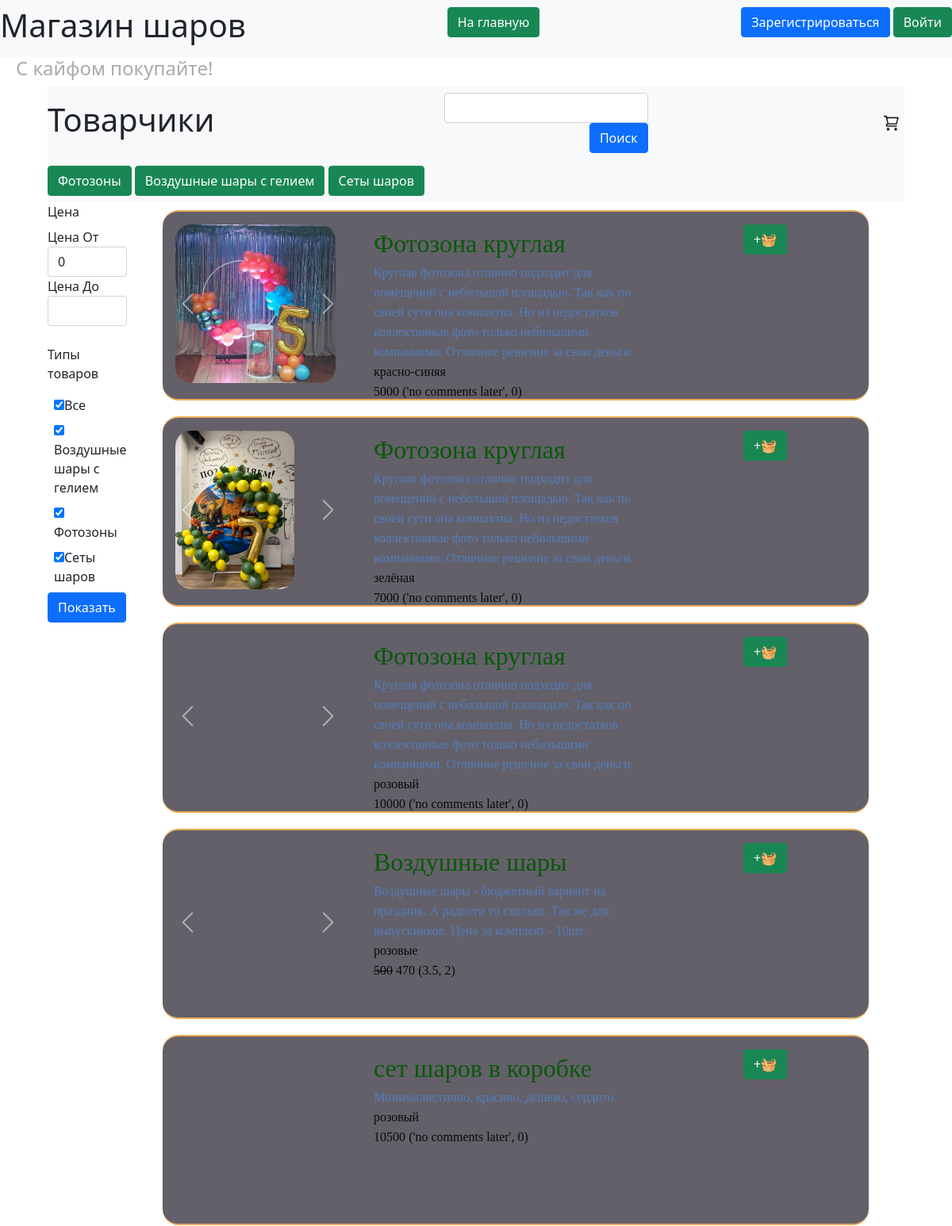
Before: /search (upper part) with the older database file.
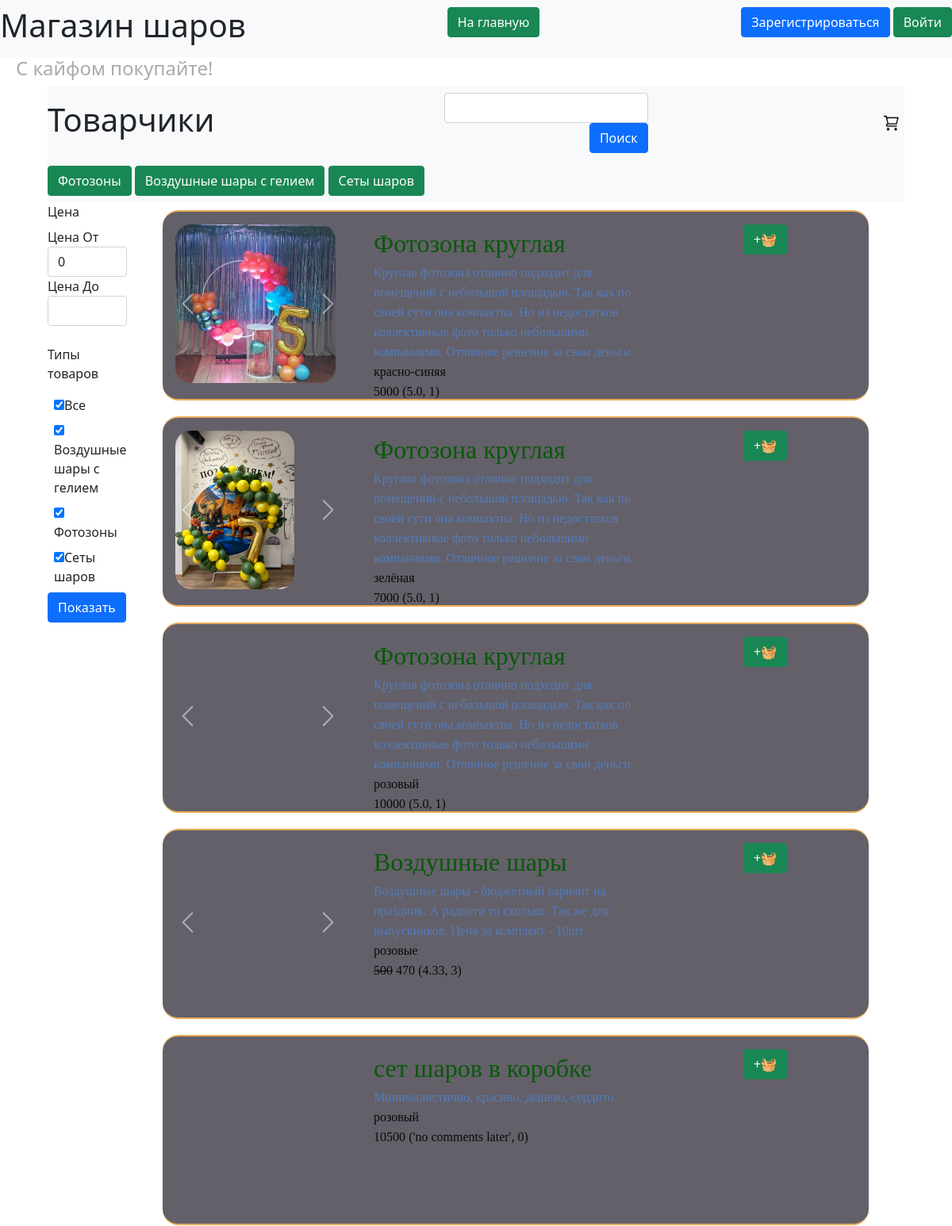
After: the same page with the newer database file.
### data/products.py (models this page shows, shortened)
class Products(SqlAlchemyBase, SerializerMixin):
    __tablename__ = 'products'
    id = sqlalchemy.Column(sqlalchemy.Integer,
                           primary_key=True, autoincrement=True)
    color = sqlalchemy.Column(sqlalchemy.String, nullable=True)
    sale = sqlalchemy.Column(sqlalchemy.Integer, nullable=True)
    cost = sqlalchemy.Column(sqlalchemy.Integer)
    remains = sqlalchemy.Column(sqlalchemy.Integer, nullable=True)
    img = sqlalchemy.Column(sqlalchemy.String, default='0_0_0_none.jpg')
    product_group_id = sqlalchemy.Column(sqlalchemy.Integer, sqlalchemy.ForeignKey("product_group.id"))
    product_group = orm.relationship('ProductGroup')
    def get_img(self):
        return self.img.split(', ')
    def get_price(self):
        if self.sale == 0:
            return str(self.cost)
        return f'<del>{self.cost}</del> {self.cost - self.sale}'

### data/comments.py (models this page shows, shortened)
class Comments(SqlAlchemyBase, SerializerMixin):
    __tablename__ = 'comments'
    id = sqlalchemy.Column(sqlalchemy.Integer,
                           primary_key=True, autoincrement=True)
    content = sqlalchemy.Column(sqlalchemy.String, nullable=True)
    plus = sqlalchemy.Column(sqlalchemy.String, nullable=True)
    minus = sqlalchemy.Column(sqlalchemy.String, nullable=True)
    mark = sqlalchemy.Column(sqlalchemy.Integer, nullable=True)
    product_group_id = sqlalchemy.Column(sqlalchemy.Integer, sqlalchemy.ForeignKey("product_group.id"))
    product_group = orm.relationship('ProductGroup')
    user_id = sqlalchemy.Column(sqlalchemy.Integer, sqlalchemy.ForeignKey("users.id"))
    user = orm.relationship('User')

### data/products_group.py (models this page shows, shortened)
class ProductGroup(SqlAlchemyBase, SerializerMixin):
    __tablename__ = 'product_group'
    id = sqlalchemy.Column(sqlalchemy.Integer,
                           primary_key=True, autoincrement=True)
    title = sqlalchemy.Column(sqlalchemy.String, nullable=True)
    description = sqlalchemy.Column(sqlalchemy.String, nullable=True)
    type = sqlalchemy.Column(sqlalchemy.Integer, sqlalchemy.ForeignKey("types.id"))
    type_relation = orm.relationship('Types')
    products = orm.relationship("Products", back_populates='product_group')
    comments = orm.relationship("Comments", back_populates='product_group')
    def get_average_mark(self):
        average = round(sum([comment.mark for comment in self.comments]) / len(self.comments), 2) if len(self.comments) else  'no comments later'
        return average, len(self.comments)

### server.py (the view, shortened to what this page needs)
@app.route("/search", methods=['GET', 'POST'])
def search_get():
    db_sess = db_session.create_session()
    types_db = db_sess.query(Types).all()
    types_data = [(i.id, i.title) for i in types_db]
    form = SearchForm(types_data=types_data)
    if form.validate_on_submit():
        text = request.form.get("text", default="", type=str)
        min_cost = form.min_cost.data
        max_cost = form.max_cost.data
        types = ', '.join([str(i) for i in form.types.data]) or -1
        return redirect(f'/search?text={text}&min_cost={min_cost}&max_cost={max_cost}&types={types}')
    elif request.method == 'GET':
        text = request.args.get("text", default="", type=str)
        min_cost = request.args.get("min_cost", default=0, type=int)
        max_cost = request.args.get("max_cost", type=int)
        types_post = [int(i) for i in request.args.get("types", default='-1', type=str).split(', ')]
        if -1 in types_post:
            types_post = [i[0] for i in form.types.choices]
        form.types.data = types_post
        form.min_cost.data = min_cost
        form.max_cost.data = max_cost
        products = []
        products_color = []
        if text:
            print(text.split())
            for word in text.split():
                products.append(db_sess.query(Products).join(Products.product_group).filter(
                    (Products.product_group.property.mapper.class_.title.like(f'%{word}%')) | (
                        Products.product_group.property.mapper.class_.description.like(f'%{word}%'))).filter(
                    Products.product_group.property.mapper.class_.type.in_(types_post)))
                products_color.append(db_sess.query(Products).join(Products.product_group).filter(
                    Products.product_group.property.mapper.class_.type.in_(types_post)).filter(
                    Products.color.like(f'%{word}%')))
            turn = products + products_color
        else:
            turn = [db_sess.query(Products).join(Products.product_group).filter(
                Products.product_group.property.mapper.class_.type.in_(types_post))]
        if max_cost:
            for i, item in enumerate(turn):
                turn[i] = item.filter(Products.cost - Products.sale <= max_cost)
        to_show = []
        for i, item in enumerate(turn):
            to_show.extend(item.filter(Products.cost >= min_cost).all())
        show_parts = {}
        for product in to_show:
            type_title = product.product_group.type_relation.title
            if type_title not in show_parts:
                show_parts[type_title] = []
            show_parts[type_title].append(product)
        types_db = db_sess.query(Types).all()
        return render_template('pages/search.html', title='product', products=to_show, text=text, min_cost=min_cost,
                               max_cost=max_cost or '', types=types_db, form=form, show_parts=show_parts)

### forms/products.py
class SearchForm(FlaskForm):
    min_cost = StringField('Цена От', validators=[], default='0')
    max_cost = StringField('Цена До', validators=[])
    types = MultiCheckboxField('Типы товаров', coerce=int, choices=[(-1, 'Все')])
    submit = SubmitField('Показать')
    def __init__(self, *args, types_data=[], **kwargs):
        super().__init__(*args, **kwargs)
        self.types.choices.extend(types_data)

### data/db_session.py (called while the page is built)
def create_session() -> Session:
    global __factory
    return __factory()

### templates/pages/search.html (shortened to what this page needs)
{% extends "base.html" %}
{% block content %}
<nav class="navbar navbar-light bg-light title-width">
    <div align="left">
        <h1>Товарчики</h1>
    </div>
    <div align="right">
        <form method="POST">
            <nav>
                <input type="text" id="text" name="text" class="form-control" align="left" value="{{text}}"/>
                <input type="submit" value="Поиск" class="btn btn-primary" align="right"/>
            </nav>
        </form>
    </div>
    <div align="right">
        <a href="/basket">
            <div class="basket-button"></div>
        </a>
    </div>
</nav>
<nav class="navbar navbar-light bg-light title-width">
    <div align="right">
        {% for type in show_parts %}
        <a href="#{{type}}" class="btn btn-success">{{type}}</a>
        {% endfor %}
    </div>
</nav>
<div class="main-sidebar">
    <div class="sidebar">
        <label class="form-label">Цена</label>
        <form action="" method="post">
            {% for field in form if field.name not in ['csrf_token', 'submit', 'types', 'all_types'] %}
            <div>
                {{ field.label() }}
                {{ field(class="form-control")}}
            </div>
            {% endfor %}
            <br>
            <p>{{form.types.label}}</p>
            <div>
                {% for subfield in form.types %}
                <div style="margin: 0 1vh 1vh 1vh;">{{ subfield() }}{{ subfield.label.text }}
                </div>
                {% endfor %}
            </div>
            <p>{{ form.submit(type="submit", class="btn btn-primary") }}</p>
        </form>
    </div>
    <div class="menu">
        {% for parts in show_parts %}
        {% for product in show_parts[parts] %}
        {% include 'includes/product.html' %}
        {% endfor %}
        {% endfor %}
    </div>
</div>
{% endblock %}

### templates/includes/product.html (shortened to what this page needs)
{%if view == 'cube'%}
<link rel="stylesheet" href="{{ url_for('static', filename='css/product_cube_style.css') }}">
{%else%}
<link rel="stylesheet" href="{{ url_for('static', filename='css/product_style.css') }}">
{%endif%}
<div class="product menu-item">
    <div class="product-img-place">
        {% if product.get_img()[0]%}
        <div id="carousel{{product.id}}" class="carousel slide" data-bs-ride="false">
            <div class="carousel-inner">
                <div class="carousel-item active">
                    <img class="d-block product-img" src="/static/img/products/{{product.get_img()[0]}}"
                         alt="{{product.get_img()[0]}}">
                </div>
            </div>
            <a class="carousel-control-prev" href="#carousel{{product.id}}" role="button" data-slide="prev">
                <span class="carousel-control-prev-icon" aria-hidden="true"></span>
            </a>
            <a class="carousel-control-next" href="#carousel{{product.id}}" role="button" data-slide="next">
                <span class="carousel-control-next-icon" aria-hidden="true"></span>
            </a>
        </div>
        {%else%}
        <img class="product-img" src="/static/img/products/none.jpg"
             alt="/static/img/products/{{product.get_img()[0]}}"/>
        {%endif%}
    </div>
    <div class="product-description">
        <div align="left">
            <a href="/show_product/{{product.product_group_id}}/{{product.id}}"
               class="product-no-title text-decoration:none">
                <div>
                    <span class="product-description-title">{{product.product_group.title}}</span><br>
                    <span class="product-description-description">{{product.product_group.description}}</span><br>
                    <span class="product-description-color">{{product.color}}</span><br>
                    <span class="product-description-color">{% autoescape false %}{{product.get_price()}}{% endautoescape %}</span>
                    <span class="product-description-color">{{product.product_group.get_average_mark()}}</span>
                </div>
            </a>
        </div>
    </div>
    <div class="product-button-plus">
        <button class="btn btn-success"
                onclick="addToBasket('{{ product.id }}'{% if current_user.is_authenticated %}, '{{current_user.id}}' {%endif%});">
            +🧺
        </button>
    </div>
</div>

Changed rows visible on the page:
computed for Products "красно-синяя": product_group.get_average_mark "('no comments later', 0)" → "(5.0, 1)"
computed for Products "зелёная": product_group.get_average_mark "('no comments later', 0)" → "(5.0, 1)"
computed for Products (number 3 of 5 on the later page): product_group.get_average_mark "('no comments later', 0)" → "(5.0, 1)"
changed through a linked row, Products "розовые": product_group.get_average_mark "(3.5, 2)" → "(4.33, 3)"
